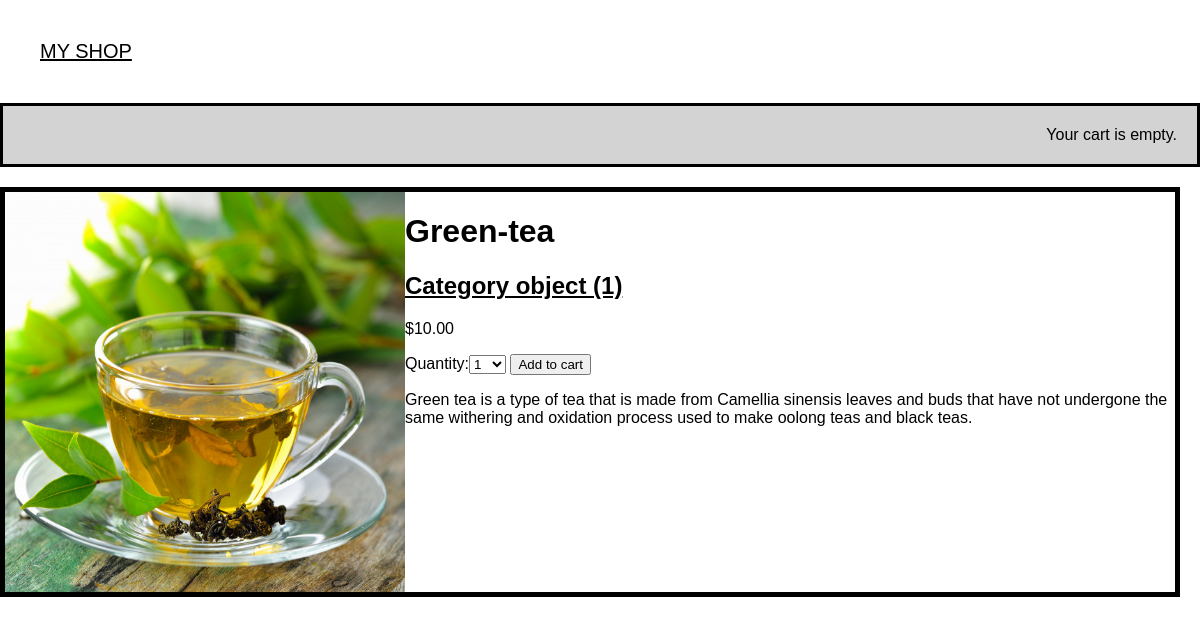
Page /1/green-tea on the committed database.
### shop/models.py (models this page shows, shortened)
class Products(models.Model):
    category = models.ForeignKey(Category,related_name='products',on_delete=models.CASCADE)
    name = models.CharField(max_length=200,db_index=True)
    slug = models.SlugField(max_length=200,unique=True)
    image = models.ImageField(upload_to='products/%Y/%m/%d',blank=True)
    description = models.TextField(blank=True)
    price = models.DecimalField(max_digits=10,decimal_places=2)
    available = models.BooleanField(default=True)
    created = models.DateTimeField(auto_now_add=True)
    updated = models.DateTimeField(auto_now=True)
    class Meta:
        ordering = ('name',)
        index_together=(('id','slug'),)

class Category(models.Model):
    name = models.CharField(max_length=200,db_index=True)
    slug = models.SlugField(max_length=200,unique=True)
    class Meta:
        ordering = ('name',)
        verbose_name = 'category'
        verbose_name_plural = 'categories'
    def get_absolute_url(self):
        return reverse('shop:product_list_by_category',args=[self.slug])

### shop/views.py (the view)
# urls.py: path('<int:id>/<slug:slug>',views.product_detail,name='product_detail')]
def product_detail(request, id, slug):
    product = get_object_or_404(Products,id=id,slug=slug,available=True)
    cart_product_form = CartAddProductForm()
    return render(request,'shop/product/detail.html',{'product': product,'cart_product_form': cart_product_form})

### cart/forms.py
class CartAddProductForm(forms.Form):
    quantity = forms.TypedChoiceField(choices=PRODUCT_QUANTITY_CHOICES,coerce=int)
    update = forms.BooleanField(required=False,initial=False,widget=forms.HiddenInput)

### cart/context_processors.py (called while the page is built)
def cart(request):
    return{'cart' : Cart(request)}

### shop/templates/shop/product/detail.html (shortened to what this page needs)
{% extends "shop/base.html" %}
{% load static %}
{% block content %}
  <div class="product-detail">
      <img src="{% if product.image %}{{ product.image.url }}{% else %}
      {% static "images/no_image.png" %}{% endif %}">
    <div class="post-content">
      <h1>{{ product.name }}</h1>
      <h2><a href="{{ product.category.get_absolute_url }}">{{ product.category }}</a></h2>
      <p class="price">${{ product.price }}</p>
      <form action="{% url "cart:cart_add" product.id %}" method="post">
        {{ cart_product_form }}
        <input type="submit" value="Add to cart">
      </form>
      {{ product.description| linebreaks }}
    </div>
  </div>
{% endblock %}

### static/css/base.css (style rules this page uses)
* { box-sizing: border-box; }
body { margin : 0; padding: 0; font-family:Arial, Helvetica, sans-serif; }
a { color: black; }
img { width: 100%; }
.product-detail { margin: 20px 20px 0 0; border: 5px solid; overflow: auto; }
.product-detail img { width: 400px; height: 400px; float: left; display: block; }
.post-content { margin-left: 210px; }

### rows in the picture
Products: image (picture), name "Green-tea", category "Category object (1)", price "10.00", description "Green tea is a type of tea that is made from Camellia sinensis leaves and buds that have not undergone the same withering and oxidation process used to make oolong teas and black teas."
